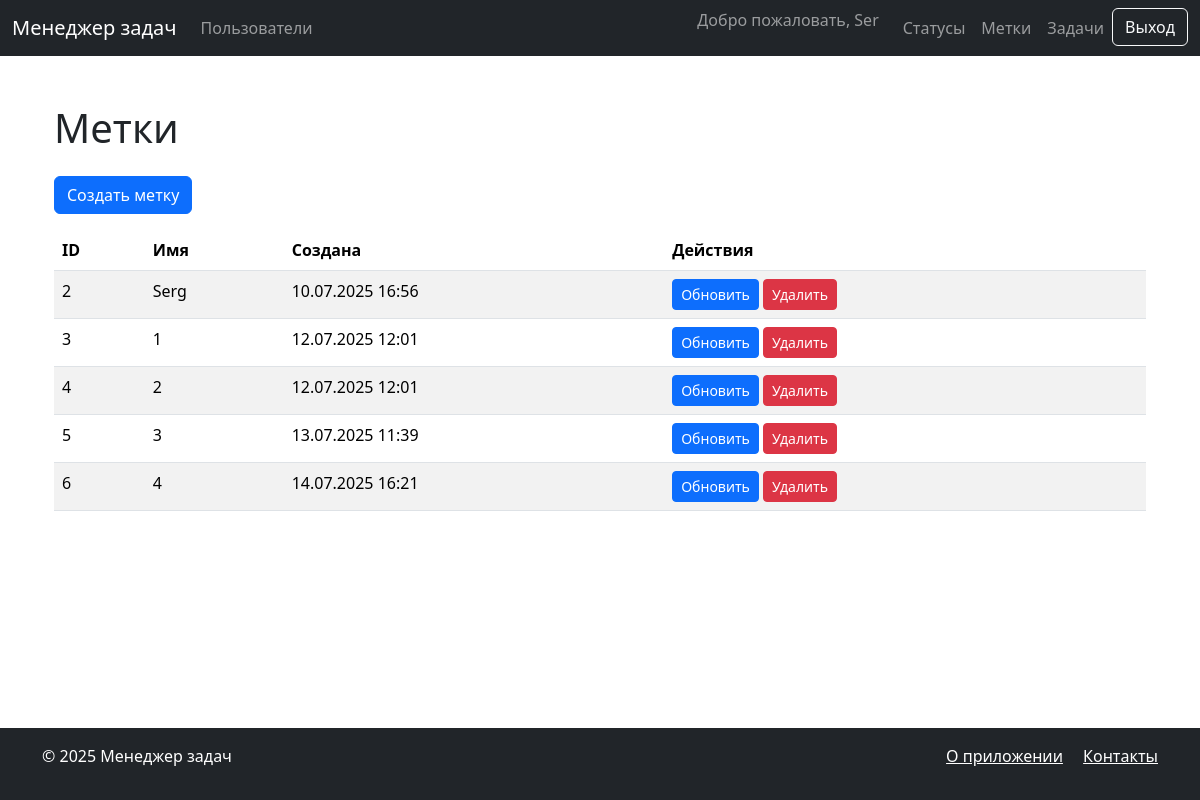
/labels/ (signed in), run on an earlier commit of the app's database.
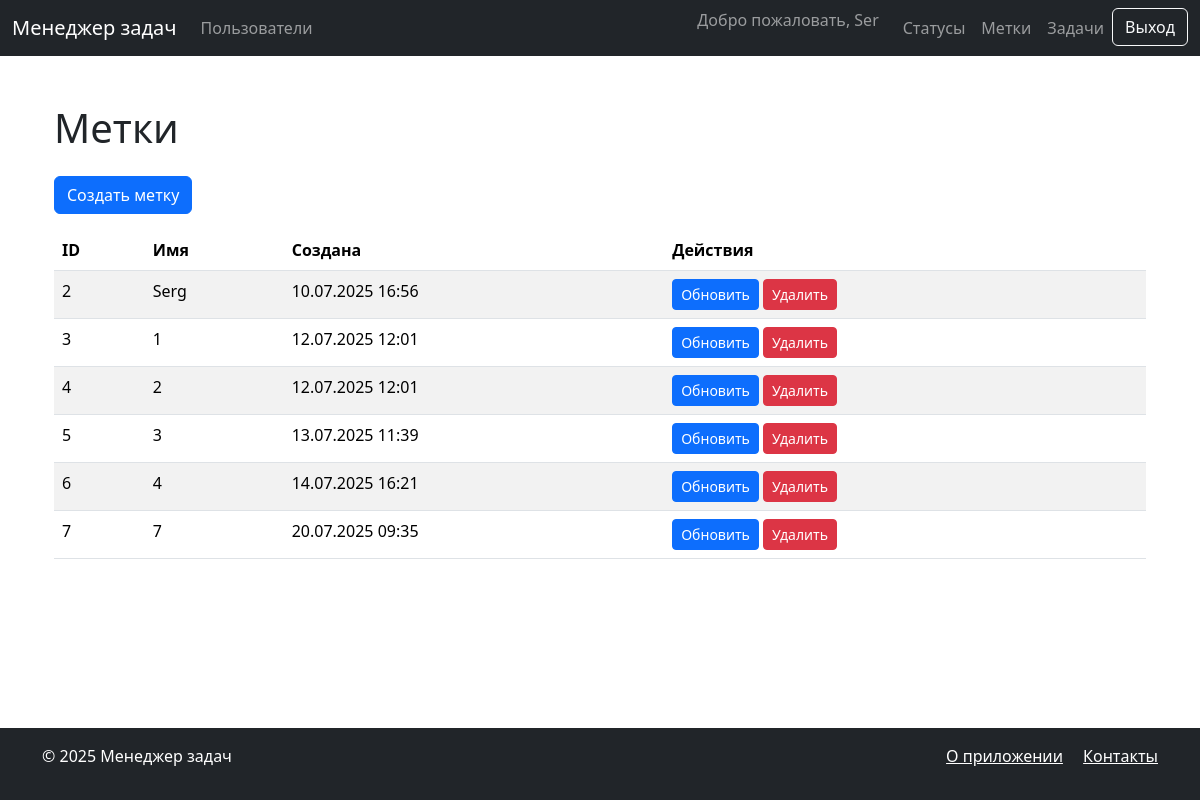
And on a later commit of the database.
### labels/models.py (models this page shows, shortened)
class Label(models.Model):
    name = models.CharField(
        max_length=100,
        unique=True,
        verbose_name=_('ИмяN')
    )
    created_at = models.DateTimeField(
        auto_now_add=True,
        verbose_name=_('Создана')
    )
    class Meta:
        verbose_name = _('Label')
        verbose_name_plural = _('Labels')

### labels/views.py (the view)
# urls.py: path('', views.LabelListView.as_view(), name='list'),
class LabelListView(LoginRequiredMixin, ListView):
    model = Label
    template_name = 'labels/list.html'
    context_object_name = 'labels'

### task_manager/templates/labels/list.html
{% extends "base.html" %}
{% load i18n %}
{% block content %}
<div class="container">
    <h1 class="my-4">{% trans "Метки" %}</h1>
    <a href="{% url 'labels:create' %}" class="btn btn-primary mb-3">
        {% trans "Создать метку" %}
    </a>
    <table class="table table-striped">
        <thead>
            <tr>
                <th>ID</th>
                <th>{% trans "Имя" %}</th>
                <th>{% trans "Создана" %}</th>
                <th>{% trans "Действия" %}</th>
            </tr>
        </thead>
        <tbody>
            {% for label in labels %}
            <tr>
                <td>{{ label.id }}</td>
                <td>{{ label.name }}</td>
                <td>{{ label.created_at|date:"d.m.Y H:i" }}</td>
                <td>
                    <a href="{% url 'labels:update' label.id %}" class="btn btn-sm btn-primary">
                        {% trans "Обновить" %}
                    </a>
                    <a href="{% url 'labels:delete' label.id %}" class="btn btn-sm btn-danger">
                        {% trans "Удалить" %}
                    </a>
                </td>
            </tr>
            {% empty %}
            <tr>
                <td colspan="4">{% trans "Нет меток" %}</td>
            </tr>
            {% endfor %}
        </tbody>
    </table>
</div>
{% endblock %}

What changed in the data, as far as the page shows it:
added Label: id "7", name "7", created_at "20.07.2025 09:35"
